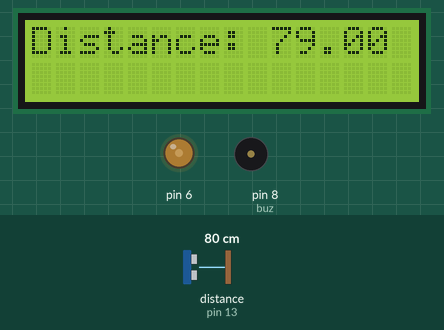
This sketch was run on a simulated Arduino Uno, built with avr-gcc and run on an emulated ATmega328P. Shown: 16×2 character LCD, output pins drawn as LEDs (lit = HIGH), buzzer (waves = sounding). Wiring (inferred from the names in the program): ultrasonic range finder: trigger pin 10; echo pin 13. Inputs (shaded band) come from the test bench; at power-on: distance to the obstacle (sensor on pin 13) 80 cm. The echo pulse lasts 58.3 µs per cm; pins used as bus, display or sensor lines are not drawn; what the sketch prints to the serial monitor is not drawn.

Above: at 1.2 s.
1.3 s: distance to the obstacle (sensor on pin 13) set to 8 cm
At 2.9 s:
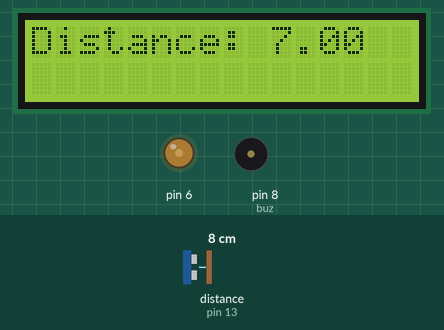
3.6 s: distance to the obstacle (sensor on pin 13) set to 5 cm
At 4.9 s:
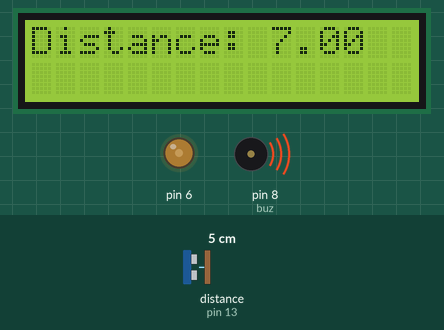
6.6 s: distance to the obstacle (sensor on pin 13) set to 2 cm
At 10.0 s:
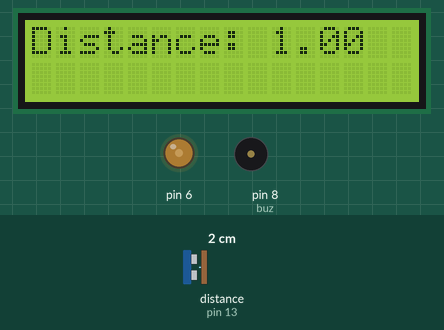
Timing chart, 0 to 15.6 s (numbered marks = the images above; inputs shaded):
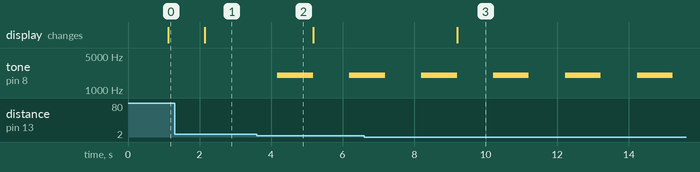

Measured:
- the behaviour switches between 7 and 6 cm on distance to the obstacle (sensor on pin 13) (found by bisection; images 1 and 2)
- after the input at 1.3 s, the display: changes after 0.85 s (image 1)
- after the input at 3.6 s, tone on pin 8 (buz): silent → 2000 Hz after 0.57 s, → silent 1.0 s later, → 2000 Hz 1.0 s later
- after the input at 6.6 s, the display: changes after 2.6 s (image 3)

The sketch:

FinalProject235.ino
```cpp
#include <LiquidCrystal.h>
LiquidCrystal lcd(12, 11, 5, 4, 3, 2);
//constrast of LCD screen
int con = 75;
//trig and echo pins on arduino
int trigP = 10;
int echoP = 13;
//array variables
const int arrayLen = 10;
int distArray[arrayLen];
float avg;
//distance = speed * time
int buz = 8;

int endtime;
int interval;
int startTime;
void setup() {
  Serial.begin(9600);
  analogWrite(6, con);
  lcd.begin(16, 2);
  pinMode(13, INPUT);
  pinMode(10, OUTPUT);

  interval = 0; //1000 millis = 1 sec, this sets how long before timer starts
  startTime = millis(); //creates timer lets timer be equal to milliseconds
}
void loop() {
  endtime = millis(); //eupdates every frame gets bigger till hits interval for timer to start
  //tells arduino to read val of anailog everyframe
  lcd.clear();
  lcd.print("Distance: ");
  lcd.print(avg);
  getDist(echoP, trigP);
  delay(1000);
  //Serial.println(getDist(echoP, trigP));
  fillArray();
  avg = avgArray(distArray, arrayLen);
  Serial.println(avg);
  belowParallel();
}
float getDist(int aEchoP, int aTrigP){
  //local variables
  float duration;
  float distance;
  //makes sure that it is off before starting
  digitalWrite(aTrigP, LOW);
  delayMicroseconds(2);
  //send out signal for 10 microsec
  digitalWrite(aTrigP, HIGH);
  delayMicroseconds(2);
  digitalWrite(aTrigP, LOW);
  //pulseIn gets the amount of echopin runs for
  //reads as HIGH
  duration = pulseIn(aEchoP, HIGH);
  //only care about distance one way
  //convert time it takes to travel that one way
  //cm = distance = rate/time
  distance = duration/2*0.0344;
  //reutrns results
  return distance;
}
float avgArray(int * anArray, int aArrayLen){
  float sum = 0;
  for(int i=0;i<aArrayLen;i++){
    sum += anArray[i];
  }
   return((float) sum)/aArrayLen;
}
void fillArray(){
  for(int i=0; i<arrayLen; i++){
    distArray[i]=getDist(echoP, trigP);
  }
}
void belowParallel(){
  if(avg <= 5){
    tone(buz, 2000);
    delay(1000);
    noTone(buz);
  }
}
```
